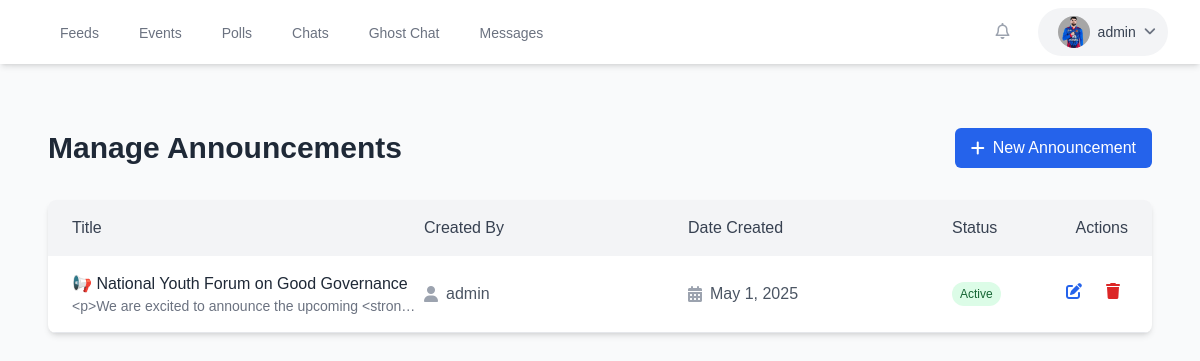
The app's page /announcements/manage/ (signed in) with its own data.
### app/models.py (models this page shows, shortened)
class Profile(models.Model):
    user = models.OneToOneField(settings.AUTH_USER_MODEL, on_delete=models.CASCADE)
    first_name = models.CharField(max_length=30, blank=True)
    last_name = models.CharField(max_length=30, blank=True)
    state = models.CharField(max_length=50, blank=True)
    phone_number = models.CharField(max_length=15, blank=True)
    date_of_birth = models.DateField(blank=True, null=True)
    local_government = models.CharField(max_length=100, blank=True)
    bio = models.TextField(blank=True, null=True)
    profile_picture = models.ImageField(upload_to='media/uploads/images', blank=True, null=True)

class Announcement(models.Model):
    title = models.CharField(max_length=200)
    description = HTMLField()
    image = models.ImageField(upload_to='announcements/', blank=True, null=True)
    created_by = models.ForeignKey(User, on_delete=models.SET_NULL, null=True)
    created_at = models.DateTimeField(default=timezone.now)
    is_active = models.BooleanField(default=True)
    class Meta:
        ordering = ['-created_at']

### app/views.py (the view)
# urls.py: path('announcements/manage/', views.manage_announcements, name='manage_announcements'),
@login_required
@user_passes_test(is_admin)
def manage_announcements(request):
    announcements_list = Announcement.objects.all().order_by('-created_at')
    paginator = Paginator(announcements_list, 10)
    page_number = request.GET.get('page')
    page_obj = paginator.get_page(page_number)
    return render(request, 'announcements/manage_announcements.html', {
        'announcements': page_obj,
        'page_obj': page_obj,
        'is_paginated': page_obj.has_other_pages()
    })

### app/views.py (called while the page is built)
def is_admin(user):
    return user.is_authenticated and user.is_staff

### app/templates/announcements/manage_announcements.html (shortened to what this page needs)
{% extends 'app/user_navbar.html' %}
{% block content %}
<div class="max-w-7xl mx-auto px-4 py-8">
    <div class="flex justify-between items-center mb-8">
        <h1 class="text-3xl font-bold text-gray-800">Manage Announcements</h1>
        <a href="{% url 'create_announcement' %}" class="inline-flex items-center px-4 py-2 bg-blue-600 hover:bg-blue-700 text-white rounded-md transition duration-300">
            <i class="fas fa-plus mr-2"></i> New Announcement
        </a>
    </div>
    <div class="bg-white shadow-md rounded-lg overflow-hidden">
        <div class="grid grid-cols-12 bg-gray-100 px-6 py-4 font-medium text-gray-700">
            <div class="col-span-4">Title</div>
            <div class="col-span-3">Created By</div>
            <div class="col-span-3">Date Created</div>
            <div class="col-span-1">Status</div>
            <div class="col-span-1 text-right">Actions</div>
        </div>
        {% for announcement in announcements %}
        <div class="grid grid-cols-12 px-6 py-4 border-b border-gray-200 hover:bg-gray-50 transition duration-200">
            <div class="col-span-4 flex items-center">
                <div>
                    <h3 class="font-medium text-gray-800">{{ announcement.title }}</h3>
                    <p class="text-sm text-gray-500 truncate">{{ announcement.description|truncatechars:50 }}</p>
                </div>
            </div>
            <div class="col-span-3 flex items-center text-gray-600">
                <i class="fas fa-user mr-2 text-gray-400"></i>
                {{ announcement.created_by.get_full_name|default:announcement.created_by.username }}
            </div>
            <div class="col-span-3 flex items-center text-gray-600">
                <i class="fas fa-calendar-alt mr-2 text-gray-400"></i>
                {{ announcement.created_at|date:"M j, Y" }}
            </div>
            <div class="col-span-1 flex items-center">
                <span class="px-2 py-1 text-xs rounded-full
                    {% if announcement.is_active %}bg-green-100 text-green-800{% else %}bg-gray-100 text-gray-800{% endif %}">
                    {% if announcement.is_active %}Active{% else %}Inactive{% endif %}
                </span>
            </div>
            <div class="col-span-1 flex justify-end space-x-2">
                <a href="{% url 'edit_announcement' announcement.pk %}"
                   class="text-blue-600 hover:text-blue-800 p-2 rounded-full hover:bg-blue-50 transition duration-200"
                   title="Edit">
                    <i class="fas fa-edit"></i>
                </a>
                <a href="{% url 'delete_announcement' announcement.pk %}"
                   class="text-red-600 hover:text-red-800 p-2 rounded-full hover:bg-red-50 transition duration-200"
                   title="Delete">
                    <i class="fas fa-trash"></i>
                </a>
            </div>
        </div>
        {% empty %}
        <div class="px-6 py-12 text-center">
            <i class="fas fa-bullhorn text-4xl text-gray-400 mb-4"></i>
            <h3 class="text-lg font-medium text-gray-900">No announcements found</h3>
            <p class="mt-1 text-sm text-gray-500">Create your first announcement to get started.</p>
        </div>
        {% endfor %}
    </div>
</div>
{% endblock %}

### app/templates/app/user_navbar.html (shortened to what this page needs)
<!DOCTYPE html>
<html lang="en">
<head>
    <script src="https://cdn.tailwindcss.com"></script>
    <link rel="stylesheet" href="https://cdnjs.cloudflare.com/ajax/libs/font-awesome/6.4.0/css/all.min.css">
</head>
<body class="bg-gray-50">
    <nav class="bg-white shadow-md">
        <div class="max-w-7xl mx-auto px-4 sm:px-6 lg:px-8">
            <div class="flex justify-between h-16">
                <div class="flex">
                    <div class="hidden sm:ml-6 sm:flex sm:space-x-8">
                        <a href="{% url 'home' %}" class="inline-flex items-center px-1 pt-1 border-b-2 {% if request.resolver_match.url_name == 'home' %}border-primary-500 text-gray-900{% else %}border-transparent text-gray-500 hover:border-gray-300 hover:text-gray-700{% endif %} text-sm font-medium">
                            Feeds
                        </a>
                        <a href="{% url 'event-detail' %}" class="inline-flex items-center px-1 pt-1 border-b-2 {% if request.resolver_match.url_name == 'event-detail' %}border-primary-500 text-gray-900{% else %}border-transparent text-gray-500 hover:border-gray-300 hover:text-gray-700{% endif %} text-sm font-medium">
                            Events
                        </a>
                        <a href="{% url 'poll_list' %}" class="inline-flex items-center px-1 pt-1 border-b-2 {% if request.resolver_match.url_name == 'poll_list' %}border-primary-500 text-gray-900{% else %}border-transparent text-gray-500 hover:border-gray-300 hover:text-gray-700{% endif %} text-sm font-medium">
                            Polls
                        </a>
                        {% if user.is_superuser %}
                        <a href="{% url 'profile_list' %}" class="inline-flex items-center px-1 pt-1 border-b-2 {% if request.resolver_match.url_name == 'profile_list' %}border-primary-500 text-gray-900{% else %}border-transparent text-gray-500 hover:border-gray-300 hover:text-gray-700{% endif %} text-sm font-medium">
                            Chats
                        </a>
                        {% endif %}
                        <a href="{% url 'chat:anonymous' %}" class="inline-flex items-center px-1 pt-1 border-b-2 {% if request.resolver_match.url_name == 'anonymous' %}border-primary-500 text-gray-900{% else %}border-transparent text-gray-500 hover:border-gray-300 hover:text-gray-700{% endif %} text-sm font-medium">
                            Ghost Chat
                        </a>
                        <a href="{% url 'chat:received_messages' %}" class="inline-flex items-center px-1 pt-1 border-b-2 {% if request.resolver_match.url_name == 'received_messages' %}border-primary-500 text-gray-900{% else %}border-transparent text-gray-500 hover:border-gray-300 hover:text-gray-700{% endif %} text-sm font-medium">
                            Messages
                        </a>
                    </div>
                </div>
                <div class="flex items-center">
                    <button class="p-2 rounded-full text-gray-400 hover:text-gray-500 focus:outline-none focus:ring-2 focus:ring-offset-2 focus:ring-primary-500 mr-2">
                        <i class="fa-regular fa-bell"></i>
                    </button>
                    <div class="ml-3 relative">
                        <div>
                            <button type="button" onclick="toggleDropdown()" class="flex text-sm rounded-full focus:outline-none focus:ring-2 focus:ring-offset-2 focus:ring-primary-500 items-center space-x-2 bg-gray-100 hover:bg-gray-200 px-3 py-2 rounded-lg transition-colors duration-200" id="user-menu-button" aria-expanded="false" aria-haspopup="true">
                                <div class="h-8 w-8 rounded-full overflow-hidden bg-gray-200 flex-shrink-0">
                                    {% if user.profile.profile_picture %}
                                    <img class="h-full w-full object-cover" src="{{ user.profile.profile_picture.url }}" alt="{{ user.username }}">
                                    {% else %}
                                    <div class="h-full w-full flex items-center justify-center bg-primary-100 text-primary-600">
                                        <i class="fa-solid fa-user"></i>
                                    </div>
                                    {% endif %}
                                </div>
                                <span class="text-sm font-medium text-gray-700 hidden sm:block">{{ user.username }}</span>
                                <i class="fa-solid fa-angle-down text-gray-500"></i>
                            </button>
                        </div>
                    </div>
                </div>
            </div>
        </div>
    </nav>
    <main class="max-w-7xl mx-auto px-4 sm:px-6 lg:px-8 py-8">
        {% block content %}{% endblock %}
    </main>
</body>
</html>

### app/templates/app/user_navbar.html (style rules this page uses)
html, body { margin: 0; padding: 0; width: 100%; height: 100%; }
body { font-family: Arial, sans-serif; min-height: 100vh; padding-top: 64px; box-sizing: border-box; }
nav { position: fixed; top: 0; left: 0; right: 0; width: 100%; z-index: 1000; }

### app/templates/announcements/manage_announcements.html (style rules this page uses)
.transition { transition-property: background-color, border-color, color, fill, stroke, opacity, box-shadow, transform; transition-timing-function: cubic-bezier(0.4, 0, 0.2, 1); transition-duration: 150ms; }
.rounded-full { border-radius: 9999px; }

### records on screen
Announcement: title "📢 National Youth Forum on Good Governance", description "<p>We are excited to announce the upcoming <stron…", created_by.get_full_name "admin", created_at "May 1, 2025", is_active "Active"

### other values on screen
{{ user.username }} "admin"
